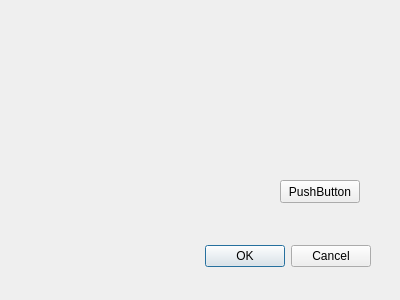
<?xml version="1.0" encoding="UTF-8"?>
<ui version="4.0">
 <class>Dialog</class>
 <widget class="QDialog" name="Dialog">
  <property name="geometry">
   <rect>
    <x>0</x>
    <y>0</y>
    <width>400</width>
    <height>300</height>
   </rect>
  </property>
  <property name="windowTitle">
   <string>Dialog</string>
  </property>
  <widget class="QDialogButtonBox" name="buttonBox">
   <property name="geometry">
    <rect>
     <x>30</x>
     <y>240</y>
     <width>341</width>
     <height>32</height>
    </rect>
   </property>
   <property name="orientation">
    <enum>Qt::Horizontal</enum>
   </property>
   <property name="standardButtons">
    <set>QDialogButtonBox::Cancel|QDialogButtonBox::Ok</set>
   </property>
  </widget>
  <widget class="QPushButton" name="pushButton">
   <property name="geometry">
    <rect>
     <x>280</x>
     <y>180</y>
     <width>80</width>
     <height>23</height>
    </rect>
   </property>
   <property name="text">
    <string>PushButton</string>
   </property>
  </widget>
 </widget>
 <resources/>
 <connections>
  <connection>
   <sender>buttonBox</sender>
   <signal>accepted()</signal>
   <receiver>Dialog</receiver>
   <slot>accept()</slot>
   <hints>
    <hint type="sourcelabel">
     <x>248</x>
     <y>254</y>
    </hint>
    <hint type="destinationlabel">
     <x>157</x>
     <y>274</y>
    </hint>
   </hints>
  </connection>
  <connection>
   <sender>buttonBox</sender>
   <signal>rejected()</signal>
   <receiver>Dialog</receiver>
   <slot>reject()</slot>
   <hints>
    <hint type="sourcelabel">
     <x>316</x>
     <y>260</y>
    </hint>
    <hint type="destinationlabel">
     <x>286</x>
     <y>274</y>
    </hint>
   </hints>
  </connection>
 </connections>
</ui>
